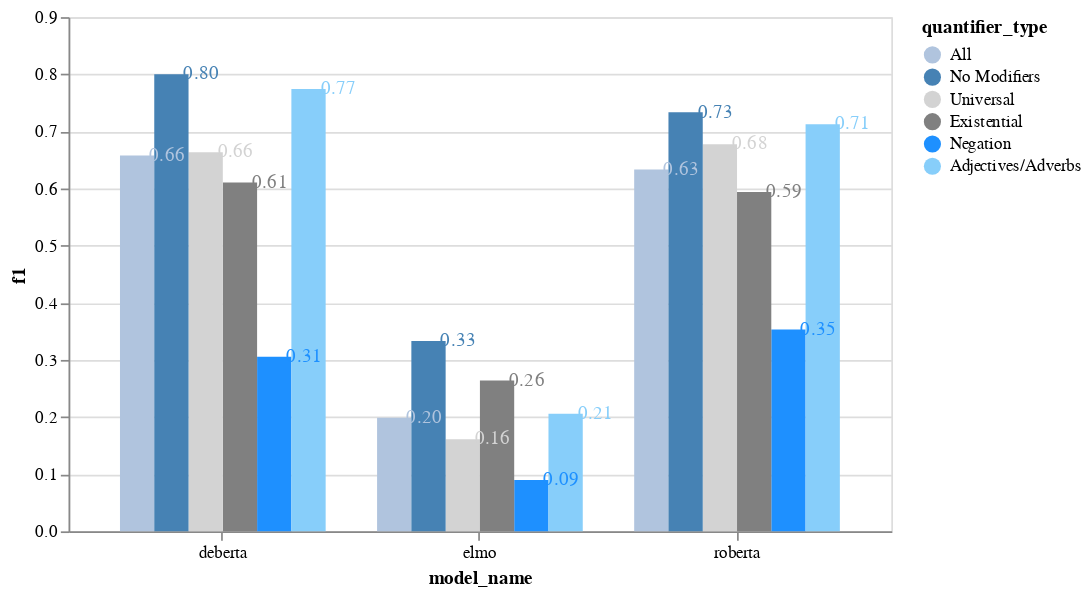

The notebook cell saved with this chart:
### Code cell
# alt.themes.enable('my_theme')
qtypes = all['quantifier_type'].to_list()
range_ = ['lightsteelblue','steelblue', 'lightgray','gray','dodgerblue', 'lightskyblue']
bars = alt.Chart(all.sort_values('f1')).mark_bar().encode(
    x=alt.X("model_name:N", axis=alt.Axis(labelAngle=-0)),
    y="f1:Q",
    xOffset="quantifier_type:N",
    color=alt.Color("quantifier_type:N").scale(domain=qtypes, range=range_)
)

text = bars.mark_text(
    align='left',
    baseline='middle',
    dx=7
).encode(
    text=alt.Text('f1', format=".2f")
)

bars + text

### Figure 1 — Vega-Lite specification as saved in the notebook (floating-point values rounded to 4 significant figures)
{"config": {"view": {"continuousWidth": 300, "continuousHeight": 300}}, "layer": [{"mark": {"type": "bar"}, "encoding": {"color": {"field": "quantifier_type", "scale": {"domain": ["All", "All", "All", "No Modifiers", "No Modifiers", "No Modifiers", "Universal", "Universal", "Universal", "Existential", "Existential", "Existential", "Negation", "Negation", "Negation", "Adjectives/Adverbs", "Adjectives/Adverbs", "Adjectives/Adverbs"], "range": ["lightsteelblue", "steelblue", "lightgray", "gray", "dodgerblue", "lightskyblue"]}, "type": "nominal"}, "x": {"axis": {"labelAngle": 0}, "field": "model_name", "type": "nominal"}, "xOffset": {"field": "quantifier_type", "type": "nominal"}, "y": {"field": "f1", "type": "quantitative"}}}, {"mark": {"type": "text", "align": "left", "baseline": "middle", "dx": 7}, "encoding": {"color": {"field": "quantifier_type", "scale": {"domain": ["All", "All", "All", "No Modifiers", "No Modifiers", "No Modifiers", "Universal", "Universal", "Universal", "Existential", "Existential", "Existential", "Negation", "Negation", "Negation", "Adjectives/Adverbs", "Adjectives/Adverbs", "Adjectives/Adverbs"], "range": ["lightsteelblue", "steelblue", "lightgray", "gray", "dodgerblue", "lightskyblue"]}, "type": "nominal"}, "text": {"field": "f1", "format": ".2f", "type": "quantitative"}, "x": {"axis": {"labelAngle": 0}, "field": "model_name", "type": "nominal"}, "xOffset": {"field": "quantifier_type", "type": "nominal"}, "y": {"field": "f1", "type": "quantitative"}}}], "data": {"name": "data-d050b038a298b985a7664479fae055a1"}, "$schema": "https://vega.github.io/schema/vega-lite/v5.6.1.json", "datasets": {"data-d050b038a298b985a7664479fae055a1": [{"model_name": "elmo", "f1": 0.08982, "precision": 0.08982, "recall": 0.08982, "accuracy": 0.08982, "quantifier_type": "Negation"}, {"model_name": "elmo", "f1": 0.1613, "precision": 0.1613, "recall": 0.1613, "accuracy": 0.1613, "quantifier_type": "Universal"}, {"model_name": "elmo", "f1": 0.1986, "precision": 0.1986, "recall": 0.1986, "accuracy": 0.1986, "quantifier_type": "All"}, {"model_name": "elmo", "f1": 0.206, "precision": 0.206, "recall": 0.206, "accuracy": 0.206, "quantifier_type": "Adjectives/Adverbs"}, {"model_name": "elmo", "f1": 0.264, "precision": 0.264, "recall": 0.264, "accuracy": 0.264, "quantifier_type": "Existential"}, {"model_name": "deberta", "f1": 0.3054, "precision": 0.3054, "recall": 0.3054, "accuracy": 0.3054, "quantifier_type": "Negation"}, {"model_name": "elmo", "f1": 0.3333, "precision": 0.3333, "recall": 0.3333, "accuracy": 0.3333, "quantifier_type": "No Modifiers"}, {"model_name": "roberta", "f1": 0.3533, "precision": 0.3533, "recall": 0.3533, "accuracy": 0.3533, "quantifier_type": "Negation"}, {"model_name": "roberta", "f1": 0.5941, "precision": 0.5941, "recall": 0.5941, "accuracy": 0.5941, "quantifier_type": "Existential"}, {"model_name": "deberta", "f1": 0.6106, "precision": 0.6106, "recall": 0.6106, "accuracy": 0.6106, "quantifier_type": "Existential"}, {"model_name": "roberta", "f1": 0.6334, "precision": 0.6334, "recall": 0.6334, "accuracy": 0.6334, "quantifier_type": "All"}, {"model_name": "deberta", "f1": 0.658, "precision": 0.658, "recall": 0.658, "accuracy": 0.658, "quantifier_type": "All"}, {"model_name": "deberta", "f1": 0.6636, "precision": 0.6636, "recall": 0.6636, "accuracy": 0.6636, "quantifier_type": "Universal"}, {"model_name": "roberta", "f1": 0.6774, "precision": 0.6774, "recall": 0.6774, "accuracy": 0.6774, "quantifier_type": "Universal"}, {"model_name": "roberta", "f1": 0.7126, "precision": 0.7126, "recall": 0.7126, "accuracy": 0.7126, "quantifier_type": "Adjectives/Adverbs"}, {"model_name": "roberta", "f1": 0.7333, "precision": 0.7333, "recall": 0.7333, "accuracy": 0.7333, "quantifier_type": "No Modifiers"}, {"model_name": "deberta", "f1": 0.7741, "precision": 0.7741, "recall": 0.7741, "accuracy": 0.7741, "quantifier_type": "Adjectives/Adverbs"}, {"model_name": "deberta", "f1": 0.8, "precision": 0.8, "recall": 0.8, "accuracy": 0.8, "quantifier_type": "No Modifiers"}]}}
